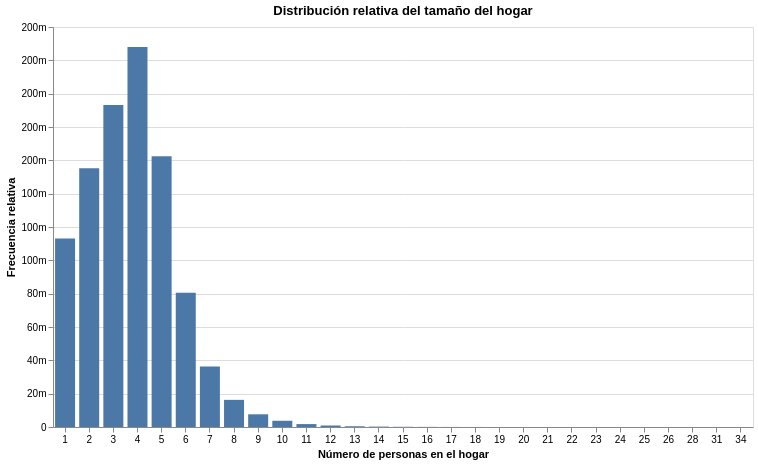

Write notebook code for a chart like this one.
### Code cell
chart = alt.Chart(resumen).mark_bar(
    size=20   # controla el grosor de las barras
).encode(
  x=alt.X(
    'numpersonas:O',
    title='Número de personas en el hogar',
    axis=alt.Axis(labelAngle=0)
  ),
  y=alt.Y(
    'porcentaje:Q',
    title='Frecuencia relativa',
    axis=alt.Axis(format='.0s') # compacto K
  ),
  tooltip=['porcentaje','numhogares']
).properties(
  title="Distribución relativa del tamaño del hogar",
  width=700, 
  height=400
)

chart

### Figure 1 — Vega-Lite specification as saved in the notebook (floating-point values rounded to 4 significant figures)
{"config": {"view": {"continuousWidth": 300, "continuousHeight": 300}}, "data": {"name": "data-511377a1d6b3196799ba5c0848f35792"}, "mark": {"type": "bar", "size": 20}, "encoding": {"tooltip": [{"field": "porcentaje", "type": "quantitative"}, {"field": "numhogares", "type": "quantitative"}], "x": {"axis": {"labelAngle": 0}, "field": "numpersonas", "title": "Número de personas en el hogar", "type": "ordinal"}, "y": {"axis": {"format": ".0s"}, "field": "porcentaje", "title": "Frecuencia relativa", "type": "quantitative"}}, "height": 400, "title": "Distribución relativa del tamaño del hogar", "width": 700, "$schema": "https://vega.github.io/schema/vega-lite/v6.1.0.json", "datasets": {"data-511377a1d6b3196799ba5c0848f35792": [{"numpersonas": 1, "numhogares": 314250, "porcentaje": 0.113}, {"numpersonas": 2, "numhogares": 431560, "porcentaje": 0.1552}, {"numpersonas": 3, "numhogares": 536947, "porcentaje": 0.1931}, {"numpersonas": 4, "numhogares": 633787, "porcentaje": 0.228}, {"numpersonas": 5, "numhogares": 451793, "porcentaje": 0.1625}, {"numpersonas": 6, "numhogares": 224034, "porcentaje": 0.08058}, {"numpersonas": 7, "numhogares": 100970, "porcentaje": 0.03632}, {"numpersonas": 8, "numhogares": 45275, "porcentaje": 0.01628}, {"numpersonas": 9, "numhogares": 21191, "porcentaje": 0.007622}, {"numpersonas": 10, "numhogares": 10395, "porcentaje": 0.003739}, {"numpersonas": 11, "numhogares": 4871, "porcentaje": 0.001752}, {"numpersonas": 12, "numhogares": 2479, "porcentaje": 0.0008917}, {"numpersonas": 13, "numhogares": 1212, "porcentaje": 0.0004359}, {"numpersonas": 14, "numhogares": 671, "porcentaje": 0.0002413}, {"numpersonas": 15, "numhogares": 336, "porcentaje": 0.0001209}, {"numpersonas": 16, "numhogares": 194, "porcentaje": 6.978e-05}, {"numpersonas": 17, "numhogares": 109, "porcentaje": 3.921e-05}, {"numpersonas": 18, "numhogares": 65, "porcentaje": 2.338e-05}, {"numpersonas": 19, "numhogares": 34, "porcentaje": 1.223e-05}, {"numpersonas": 20, "numhogares": 28, "porcentaje": 1.007e-05}, {"numpersonas": 21, "numhogares": 11, "porcentaje": 3.956e-06}, {"numpersonas": 22, "numhogares": 11, "porcentaje": 3.956e-06}, {"numpersonas": 23, "numhogares": 5, "porcentaje": 1.798e-06}, {"numpersonas": 24, "numhogares": 4, "porcentaje": 1.439e-06}, {"numpersonas": 25, "numhogares": 1, "porcentaje": 3.597e-07}, {"numpersonas": 26, "numhogares": 1, "porcentaje": 3.597e-07}, {"numpersonas": 28, "numhogares": 1, "porcentaje": 3.597e-07}, {"numpersonas": 31, "numhogares": 1, "porcentaje": 3.597e-07}, {"numpersonas": 34, "numhogares": 1, "porcentaje": 3.597e-07}]}}
